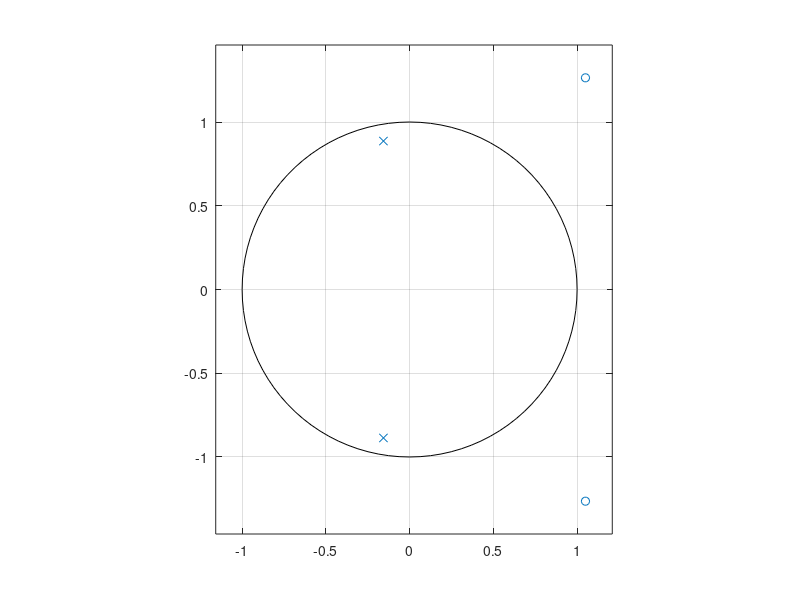
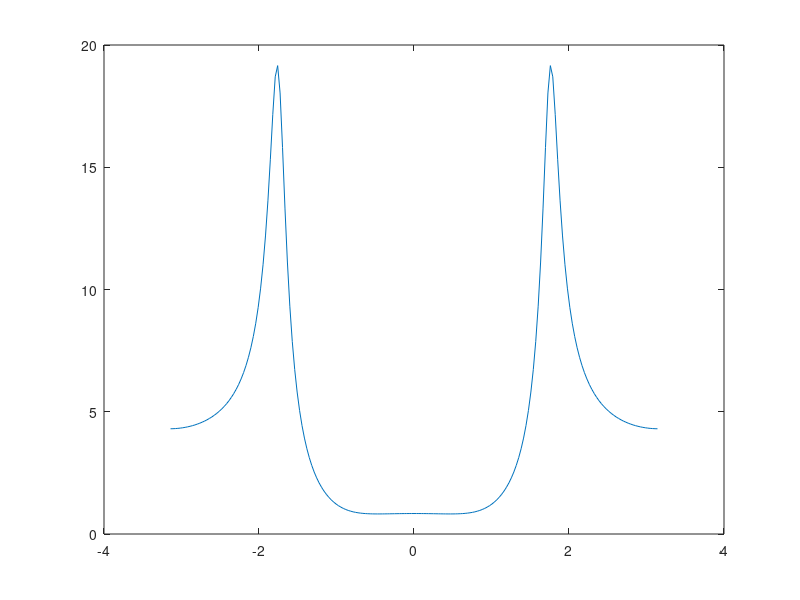
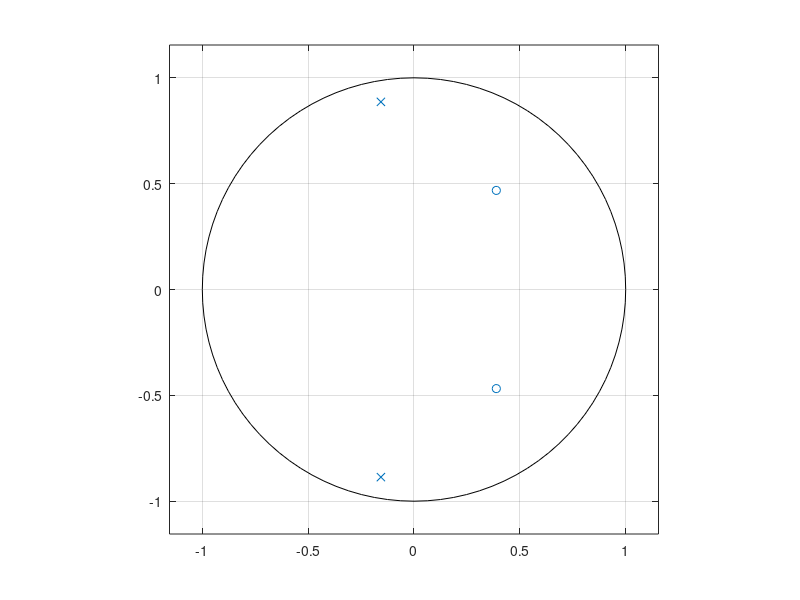
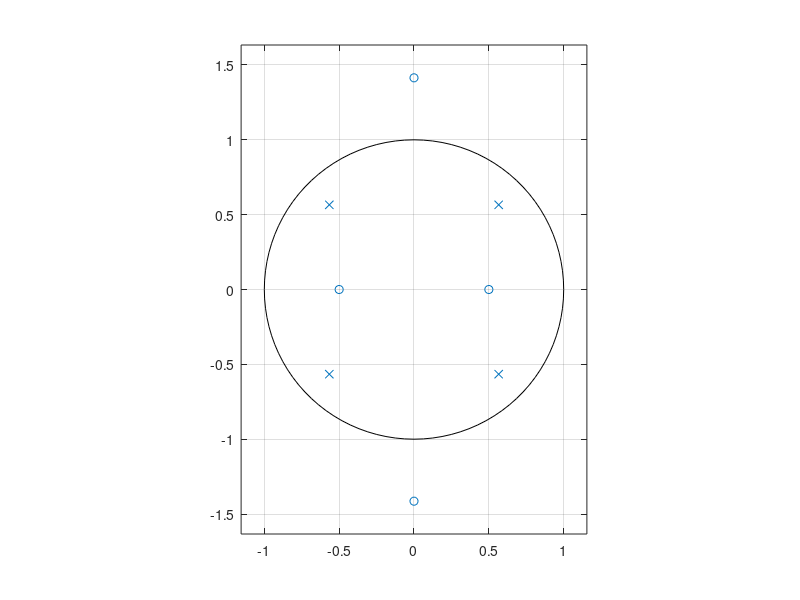

Here is the MATLAB script that generated these plots, in order:
%% Q1 - a

clear; clc; close all;

b = [1, -2.1, 2.7];
a = [1, 0.3126, 0.81];

zplane(b,a);

figure;

w = -pi:0.01*pi:pi;

Hw = impz(b,a,length(w));
Hw = fft(Hw);
Hw = fftshift(Hw);

plot(w,abs(Hw));

%% Q1 - c

clear; clc; close all;

b = [3, -126/54, 3/2.7];
a = [1, 0.3126, 0.81];

w = -pi:0.01*pi:pi;

% Hmp(w)

Hmp = impz(b,a,length(w));
Hmp = fft(Hmp);
Hmp = fftshift(Hmp);

plot(w,abs(Hmp));

figure;

% Hap(w)

b = [3/2.7, -126/54, 3];
a = [3, -126/54, 3/2.7];

Hmp = impz(b,a,length(w));
Hmp = fft(Hmp);
Hmp = fftshift(Hmp);

plot(w,abs(Hmp));

%% Q1 - d

clear; clc; close all;

% Hmp(z)

b = [3, -126/54, 3/2.7];
a = [1, 0.3126, 0.81];

zplane(b,a);

figure;

% Hap(z)

b = [1/2.7, -42/54, 1];
a = [3, -126/54, 3/2.7];

zplane(b,a);

%% Q2 - a

clear; clc; close all;

b = [1, 0, 1.75, 0, -0.5];
a = [1, 0, 0, 0, 0.4096];

zplane(b,a);

figure;

w = -pi:0.01*pi:pi;

Hw = impz(b,a,length(w));
Hw = fft(Hw);
Hw = fftshift(Hw);

plot(w,abs(Hw));

%% Q2 - c

clear; clc; close all;

w = -pi:0.01*pi:pi;

% Hmp(w)

Hmp = (-2-1/2.*exp(-j*2.*w)+1/4.*exp(-j*4.*w))./(1+0.4096.*exp(-j*4.*w));

plot(w,abs(Hmp));

figure;

% Hap(w)

Hap = (1/2+1.*exp(-j*2.*w))./(1+1/2.*exp(-j*2.*w));

plot(w,abs(Hap));

%% Q2 - d

clear; clc; close all;

b = [-2, 0, -1/2, 0, 1/4];
a = [1, 0, 0, 0, 0.4096];

zplane(b,a);

figure;

b = [1/2, 0, 1];
a = [1, 0, 1/2];

zplane(b,a);

%% Q3 - a

clear; clc; close all;

n = 0:300;

b = [1.801,0,0, 0, 0, 0, 0, 0, 0, 0, 0, -1.801];
a = [2, 0, 0, 0, 0, 0, 0, 0, 0, 0, 0, -1.602];
h = impz(b,a, 301);
stem(n,h);

%% Q3 - b

clear; clc; close all;

w = -pi:0.01*pi:pi;

Hw = (1.801-1.801.*exp(-j*11*w))./(2-(2*(0.98^11)).*exp(-j*11.*w));
plot(w,abs(Hw));

%% Q3 - c

clear; clc; close all;

Fs = 2200;
w = linspace(-pi, pi, 17600);

Hw = (1.801-1.801.*exp(-j*11*w))./(2-1.602.*exp(-j*11.*w));

plot(w.*(Fs/(2*pi)),abs(Hw))

%% Q4

% a

clear; clc; close all;

b = zeros(1,41);
a = [1];
n = 0:64;

p=20;

for l = 1:41
    
    bl = (0.54-0.46*cos(pi*l/p))*(sin(0.75*pi*(l-p-1)-sin(0.25*pi*(l-p-1))))/(pi*(l-p-1));

    if l == 21;
        bl = 0.5;
    end

    b(l) = bl;

end

y = impz(b,a,65);
plot(n,y);

figure;

% b

w = linspace(-pi,pi,65);

Hw = fft(y);
Hw = fftshift(y);
plot(w,abs(Hw));

figure;

% c

Fs = 200;
plot(w.*(Fs/(2*pi)),abs(Hw));